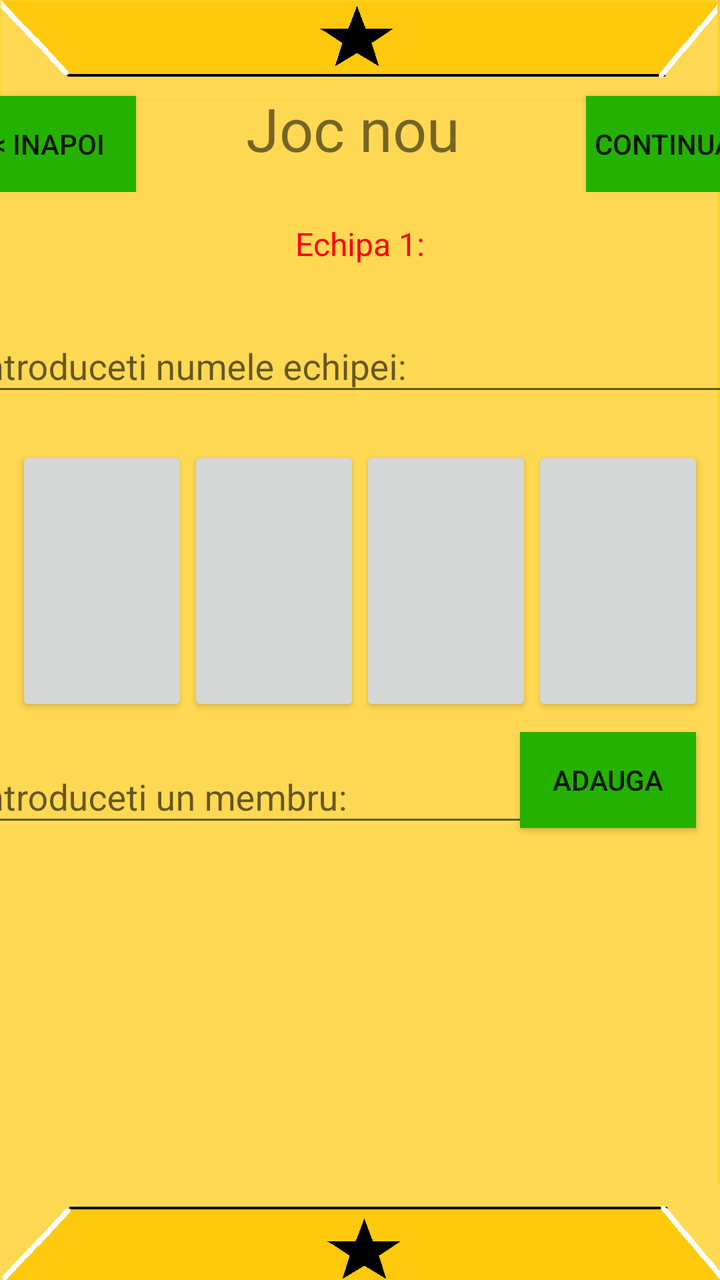
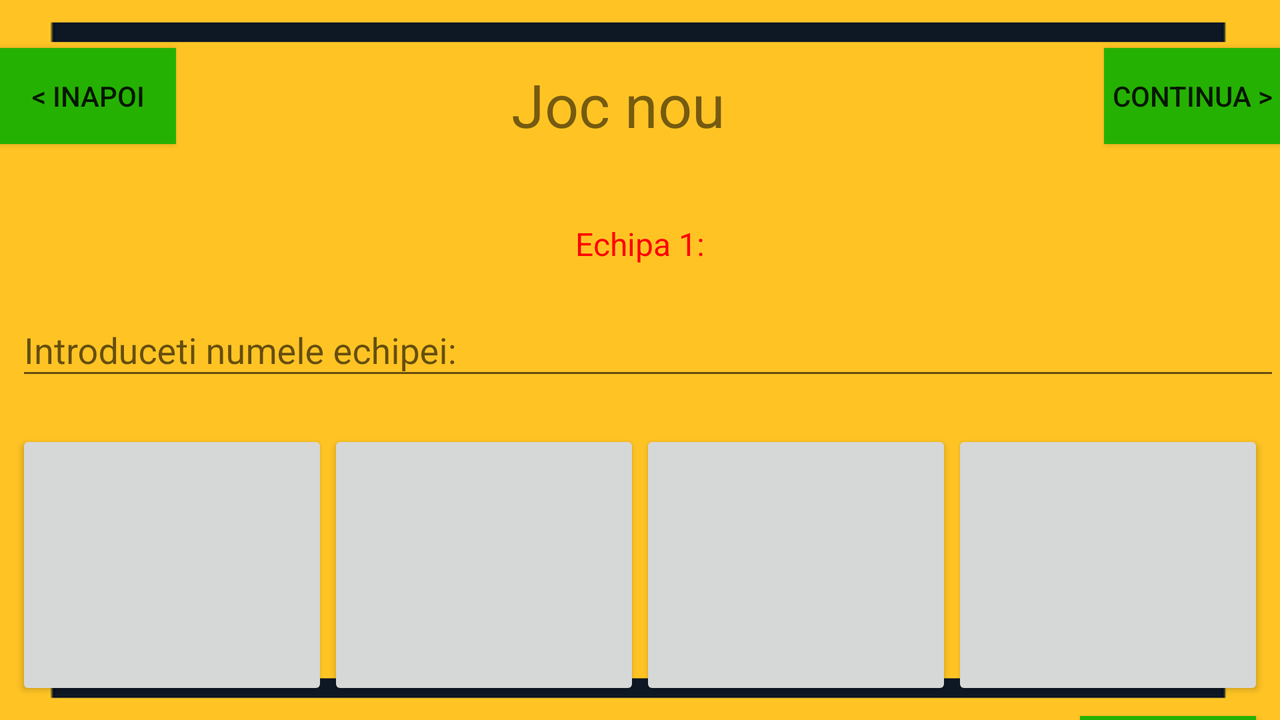

Two renders of one Android screen. The first uses the default layout on a phone; the second uses the alternative layout the repository ships for a different screen configuration, on a matching device. The two XML files are below.
<!-- AndroidManifest.xml: application theme AppTheme -->
<!-- res/layout/new_game.xml -->
<?xml version="1.0" encoding="utf-8"?>
<android.support.constraint.ConstraintLayout xmlns:android="http://schemas.android.com/apk/res/android"
    xmlns:app="http://schemas.android.com/apk/res-auto"
    xmlns:tools="http://schemas.android.com/tools"
    android:layout_width="match_parent"
    android:layout_height="match_parent"
    android:background="@drawable/background23">

    

    <android.support.constraint.ConstraintLayout
        android:id="@+id/topContainerView"
        android:layout_width="401dp"
        android:layout_height="96dp"
        app:layout_constraintEnd_toEndOf="parent"
        app:layout_constraintStart_toStartOf="parent"
        app:layout_constraintTop_toTopOf="parent">

        <TextView
            android:id="@+id/newGameTextView"
            android:layout_width="wrap_content"
            android:layout_height="wrap_content"
            android:layout_marginTop="32dp"
            android:layout_marginEnd="8dp"
            android:text="@string/newGameRo"
            android:textSize="30dp"
            app:layout_constraintBottom_toBottomOf="parent"
            app:layout_constraintEnd_toEndOf="parent"
            app:layout_constraintStart_toStartOf="parent"
            app:layout_constraintTop_toTopOf="parent" />

        <Button
            android:id="@+id/goBackBtn"
            android:layout_width="wrap_content"
            android:layout_height="wrap_content"
            android:background="@color/green"
            android:text="@string/backWithArrow"
            app:layout_constraintBottom_toBottomOf="parent"
            app:layout_constraintStart_toStartOf="parent"
            app:layout_constraintTop_toTopOf="parent"
            app:layout_constraintVertical_bias="1.0" />

        <Button
            android:id="@+id/goFurtherBtn"
            android:layout_width="wrap_content"
            android:layout_height="wrap_content"
            android:background="@color/green"
            android:text="@string/continueWithArrow"
            app:layout_constraintBottom_toBottomOf="parent"
            app:layout_constraintEnd_toEndOf="parent"
            app:layout_constraintTop_toTopOf="parent"
            app:layout_constraintVertical_bias="1.0" />


    </android.support.constraint.ConstraintLayout>

    

    <TextView
        android:id="@+id/currentTeamTxt"
        android:layout_width="wrap_content"
        android:layout_height="wrap_content"
        android:layout_marginStart="24dp"
        android:layout_marginEnd="24dp"
        android:paddingLeft="15dp"
        android:paddingTop="15dp"

        android:paddingRight="15dp"
        android:paddingBottom="10dp"
        android:text="Echipa 1:"
        android:textColor="#ff0000"

        android:textSize="16dp"
        app:layout_constraintEnd_toEndOf="parent"
        app:layout_constraintStart_toStartOf="parent"
        app:layout_constraintTop_toBottomOf="@+id/topContainerView" />

    <android.support.design.widget.TextInputLayout
        android:id="@+id/teamNameLay"
        android:layout_width="395dp"
        android:layout_height="wrap_content"
        android:layout_marginStart="8dp"
        android:layout_marginTop="8dp"
        android:layout_marginEnd="8dp"
        app:layout_constraintEnd_toEndOf="parent"
        app:layout_constraintStart_toStartOf="parent"
        app:layout_constraintTop_toBottomOf="@+id/currentTeamTxt">

        <android.support.design.widget.TextInputEditText
            android:id="@+id/teamNameInp"
            android:layout_width="match_parent"
            android:layout_height="wrap_content"
            android:focusedByDefault="false"
            android:hint="@string/insertTeamName"
            android:selectAllOnFocus="true"
            android:singleLine="true" />
    </android.support.design.widget.TextInputLayout>

    
    <Button
        android:id="@+id/pawnSelectBtn1"
        android:layout_width="0dp"
        android:layout_height="135dp"


        android:layout_marginStart="8dp"
        android:layout_marginTop="20dp"

        app:layout_constraintEnd_toStartOf="@+id/pawnSelectBtn2"
        app:layout_constraintHorizontal_bias="0.5"
        app:layout_constraintHorizontal_chainStyle="spread_inside"
        app:layout_constraintStart_toStartOf="parent"
        app:layout_constraintTop_toBottomOf="@+id/teamNameLay" />

    <Button
        android:id="@+id/pawnSelectBtn3"
        android:layout_width="0dp"
        android:layout_height="135dp"
        android:layout_marginTop="20dp"

        app:layout_constraintEnd_toStartOf="@+id/pawnSelectBtn4"
        app:layout_constraintHorizontal_bias="0.5"
        app:layout_constraintStart_toEndOf="@+id/pawnSelectBtn2"
        app:layout_constraintTop_toBottomOf="@+id/teamNameLay" />

    <Button
        android:id="@+id/pawnSelectBtn2"
        android:layout_width="0dp"
        android:layout_height="135dp"

        android:layout_marginTop="20dp"

        app:layout_constraintEnd_toStartOf="@+id/pawnSelectBtn3"
        app:layout_constraintHorizontal_bias="0.5"
        app:layout_constraintStart_toEndOf="@+id/pawnSelectBtn1"
        app:layout_constraintTop_toBottomOf="@+id/teamNameLay" />

    <Button
        android:id="@+id/pawnSelectBtn4"
        android:layout_width="0dp"

        android:layout_height="135dp"
        android:layout_marginTop="20dp"
        android:layout_marginEnd="8dp"

        app:layout_constraintEnd_toEndOf="parent"
        app:layout_constraintHorizontal_bias="0.5"
        app:layout_constraintStart_toEndOf="@+id/pawnSelectBtn3"
        app:layout_constraintTop_toBottomOf="@+id/teamNameLay" />

    

    <ListView
        android:id="@+id/membersListView"
        android:layout_width="395dp"
        android:layout_height="0dp"
        android:layout_marginStart="8dp"
        android:layout_marginTop="8dp"
        android:layout_marginEnd="8dp"
        android:layout_marginBottom="32dp"
        app:layout_constraintBottom_toBottomOf="parent"
        app:layout_constraintEnd_toEndOf="parent"
        app:layout_constraintHorizontal_bias="0.0"
        app:layout_constraintStart_toStartOf="parent"
        app:layout_constraintTop_toBottomOf="@+id/membersNamesLay" />

    <Button
        android:id="@+id/memberAddBtn"
        android:layout_width="wrap_content"
        android:layout_height="wrap_content"
        android:layout_marginStart="8dp"
        android:layout_marginTop="8dp"
        android:layout_marginEnd="12dp"
        android:layout_marginBottom="8dp"
        android:text="Adauga"
        android:background="@color/green"
        app:layout_constraintBottom_toBottomOf="parent"
        app:layout_constraintEnd_toEndOf="parent"
        app:layout_constraintHorizontal_bias="1.0"
        app:layout_constraintStart_toStartOf="parent"
        app:layout_constraintTop_toBottomOf="@+id/pawnSelectBtn4"
        app:layout_constraintVertical_bias="0.0" />

    <android.support.design.widget.TextInputLayout
        android:id="@+id/membersNamesLay"
        android:layout_width="295dp"
        android:layout_height="56dp"
        android:layout_marginStart="8dp"
        android:layout_marginTop="8dp"
        android:layout_marginEnd="8dp"
        android:layout_marginBottom="8dp"
        app:layout_constraintBottom_toBottomOf="parent"
        app:layout_constraintEnd_toStartOf="@+id/memberAddBtn"
        app:layout_constraintStart_toStartOf="parent"
        app:layout_constraintTop_toBottomOf="@+id/pawnSelectBtn1"
        app:layout_constraintVertical_bias="0.0">

        <android.support.design.widget.TextInputEditText
            android:id="@+id/memberNameInp"
            android:layout_width="match_parent"
            android:layout_height="wrap_content"
            android:hint="@string/insertMemberName" />
    </android.support.design.widget.TextInputLayout>

</android.support.constraint.ConstraintLayout>
<!-- resources referenced by this layout -->
<resources>
  <color name="green">#25b102</color>
  <!-- drawable background23: png bitmap (drawable, 16106 bytes) -->
  <string name="backWithArrow">&lt; Inapoi</string>
  <string name="continueWithArrow">Continua &gt;</string>
  <string name="insertMemberName">Introduceti un membru:</string>
  <string name="insertTeamName">Introduceti numele echipei:</string>
  <string name="newGameRo">Joc nou</string>
  <style name="AppTheme" parent="Theme.AppCompat.Light.NoActionBar">
          
          <item name="colorPrimary">@color/colorPrimary</item>
          <item name="colorPrimaryDark">@color/bluu</item>
          <item name="colorAccent">@color/colorAccent</item>
      </style>
  <color name="colorPrimary">#00BCD4</color>
  <color name="bluu">#2F4581  </color>
  <color name="colorAccent">#ed1308</color>
</resources>
<!-- res/layout-land/new_game.xml (the repository's variant of the layout above) -->
<!-- drawn on the phone turned sideways -->
<?xml version="1.0" encoding="utf-8"?>
<android.support.constraint.ConstraintLayout xmlns:android="http://schemas.android.com/apk/res/android"
    xmlns:app="http://schemas.android.com/apk/res-auto"
    xmlns:tools="http://schemas.android.com/tools"
    android:layout_width="match_parent"
    android:layout_height="match_parent"
    android:background="@drawable/back">

    

    <android.support.constraint.ConstraintLayout
        android:id="@+id/topContainerView"
        android:layout_width="match_parent"
        android:layout_height="96sp">

        <TextView
            android:id="@+id/newGameTextView"
            android:layout_width="wrap_content"
            android:layout_height="38dp"
            android:layout_marginTop="32sp"
            android:layout_marginEnd="8sp"
            android:text="@string/newGameRo"
            android:textSize="30sp"
            app:layout_constraintBottom_toBottomOf="parent"
            app:layout_constraintEnd_toEndOf="parent"
            app:layout_constraintHorizontal_bias="0.487"
            app:layout_constraintStart_toStartOf="parent"
            app:layout_constraintTop_toTopOf="parent"
            app:layout_constraintVertical_bias="0.0" />

        <Button
            android:id="@+id/goBackBtn"
            android:layout_width="wrap_content"
            android:layout_height="wrap_content"
            android:layout_marginTop="24dp"
            android:background="@color/green"
            android:text="@string/backWithArrow"
            app:layout_constraintEnd_toStartOf="@+id/newGameTextView"
            app:layout_constraintHorizontal_bias="0.0"
            app:layout_constraintStart_toStartOf="parent"
            app:layout_constraintTop_toTopOf="parent" />

        <Button
            android:id="@+id/goFurtherBtn"
            android:layout_width="wrap_content"
            android:layout_height="wrap_content"
            android:layout_marginStart="8dp"
            android:layout_marginTop="24dp"
            android:background="@color/green"
            android:text="@string/continueWithArrow"
            app:layout_constraintEnd_toEndOf="parent"
            app:layout_constraintHorizontal_bias="1.0"
            app:layout_constraintStart_toEndOf="@+id/newGameTextView"
            app:layout_constraintTop_toTopOf="parent" />


    </android.support.constraint.ConstraintLayout>

    

    <TextView
        android:id="@+id/currentTeamTxt"
        android:layout_width="wrap_content"
        android:layout_height="wrap_content"
        android:layout_marginStart="24sp"
        android:layout_marginEnd="24sp"
        android:paddingLeft="15sp"
        android:paddingTop="15sp"

        android:paddingRight="15sp"
        android:paddingBottom="10sp"
        android:text="Echipa 1:"
        android:textColor="#ff0000"

        android:textSize="16sp"
        app:layout_constraintEnd_toEndOf="parent"
        app:layout_constraintStart_toStartOf="parent"
        app:layout_constraintTop_toBottomOf="@+id/topContainerView" />

    <android.support.design.widget.TextInputLayout
        android:id="@+id/teamNameLay"
        android:layout_width="match_parent"
        android:layout_height="wrap_content"
        android:layout_marginStart="8dp"
        app:layout_constraintEnd_toEndOf="parent"
        app:layout_constraintStart_toStartOf="parent"
        app:layout_constraintTop_toBottomOf="@+id/currentTeamTxt">

        <android.support.design.widget.TextInputEditText
            android:id="@+id/teamNameInp"
            android:layout_width="match_parent"
            android:layout_height="wrap_content"
            android:focusedByDefault="false"
            android:hint="@string/insertTeamName"
            android:selectAllOnFocus="true"
            android:singleLine="true" />
    </android.support.design.widget.TextInputLayout>

    
    <Button
        android:id="@+id/pawnSelectBtn1"
        android:layout_width="0sp"
        android:layout_height="135sp"


        android:layout_marginStart="8sp"
        android:layout_marginTop="20sp"

        app:layout_constraintEnd_toStartOf="@+id/pawnSelectBtn2"
        app:layout_constraintHorizontal_bias="0.5"
        app:layout_constraintHorizontal_chainStyle="spread_inside"
        app:layout_constraintStart_toStartOf="parent"
        app:layout_constraintTop_toBottomOf="@+id/teamNameLay" />

    <Button
        android:id="@+id/pawnSelectBtn3"
        android:layout_width="0sp"
        android:layout_height="135sp"
        android:layout_marginTop="20sp"

        app:layout_constraintEnd_toStartOf="@+id/pawnSelectBtn4"
        app:layout_constraintHorizontal_bias="0.5"
        app:layout_constraintStart_toEndOf="@+id/pawnSelectBtn2"
        app:layout_constraintTop_toBottomOf="@+id/teamNameLay" />

    <Button
        android:id="@+id/pawnSelectBtn2"
        android:layout_width="0sp"
        android:layout_height="135sp"

        android:layout_marginTop="20sp"

        app:layout_constraintEnd_toStartOf="@+id/pawnSelectBtn3"
        app:layout_constraintHorizontal_bias="0.5"
        app:layout_constraintStart_toEndOf="@+id/pawnSelectBtn1"
        app:layout_constraintTop_toBottomOf="@+id/teamNameLay" />

    <Button
        android:id="@+id/pawnSelectBtn4"
        android:layout_width="0sp"

        android:layout_height="135sp"
        android:layout_marginTop="20sp"
        android:layout_marginEnd="8sp"

        app:layout_constraintEnd_toEndOf="parent"
        app:layout_constraintHorizontal_bias="0.5"
        app:layout_constraintStart_toEndOf="@+id/pawnSelectBtn3"
        app:layout_constraintTop_toBottomOf="@+id/teamNameLay" />

    

    <ListView
        android:id="@+id/membersListView"
        android:layout_width="395sp"
        android:layout_height="0sp"
        android:layout_marginStart="8sp"
        android:layout_marginTop="8sp"
        android:layout_marginEnd="8sp"
        android:layout_marginBottom="32sp"
        app:layout_constraintBottom_toBottomOf="parent"
        app:layout_constraintEnd_toEndOf="parent"
        app:layout_constraintHorizontal_bias="0.0"
        app:layout_constraintStart_toStartOf="parent"
        app:layout_constraintTop_toBottomOf="@+id/membersNamesLay" />

    <Button
        android:id="@+id/memberAddBtn"
        android:layout_width="wrap_content"
        android:layout_height="wrap_content"
        android:layout_marginStart="8sp"
        android:layout_marginTop="8sp"
        android:layout_marginEnd="12sp"
        android:layout_marginBottom="8sp"
        android:text="Adauga"
        android:background="@color/green"
        app:layout_constraintBottom_toBottomOf="parent"
        app:layout_constraintEnd_toEndOf="parent"
        app:layout_constraintHorizontal_bias="1.0"
        app:layout_constraintStart_toStartOf="parent"
        app:layout_constraintTop_toBottomOf="@+id/pawnSelectBtn4"
        app:layout_constraintVertical_bias="0.0" />

    <android.support.design.widget.TextInputLayout
        android:id="@+id/membersNamesLay"
        android:layout_width="match_parent"
        android:layout_height="56dp"
        android:layout_marginStart="8sp"
        android:layout_marginTop="8sp"
        android:layout_marginEnd="50dp"
        app:layout_constraintEnd_toStartOf="@+id/memberAddBtn"
        app:layout_constraintStart_toStartOf="parent"
        app:layout_constraintTop_toBottomOf="@+id/pawnSelectBtn1">

        <android.support.design.widget.TextInputEditText
            android:id="@+id/memberNameInp"
            android:layout_width="293dp"
            android:layout_height="wrap_content"
            android:hint="@string/insertMemberName" />
    </android.support.design.widget.TextInputLayout>

</android.support.constraint.ConstraintLayout>
<!-- resources referenced by the variant -->
<!-- as the phone turned sideways resolves them -->
<resources>
  <color name="green">#25b102</color>
  <!-- drawable back: png bitmap (drawable, 5297 bytes) -->
  <string name="backWithArrow">&lt; Inapoi</string>
  <string name="continueWithArrow">Continua &gt;</string>
  <string name="insertMemberName">Introduceti un membru:</string>
  <string name="insertTeamName">Introduceti numele echipei:</string>
  <string name="newGameRo">Joc nou</string>
  <style name="AppTheme" parent="Theme.AppCompat.Light.NoActionBar">
          
          <item name="colorPrimary">@color/colorPrimary</item>
          <item name="colorPrimaryDark">@color/bluu</item>
          <item name="colorAccent">@color/colorAccent</item>
      </style>
  <color name="colorPrimary">#00BCD4</color>
  <color name="bluu">#2F4581  </color>
  <color name="colorAccent">#ed1308</color>
</resources>
